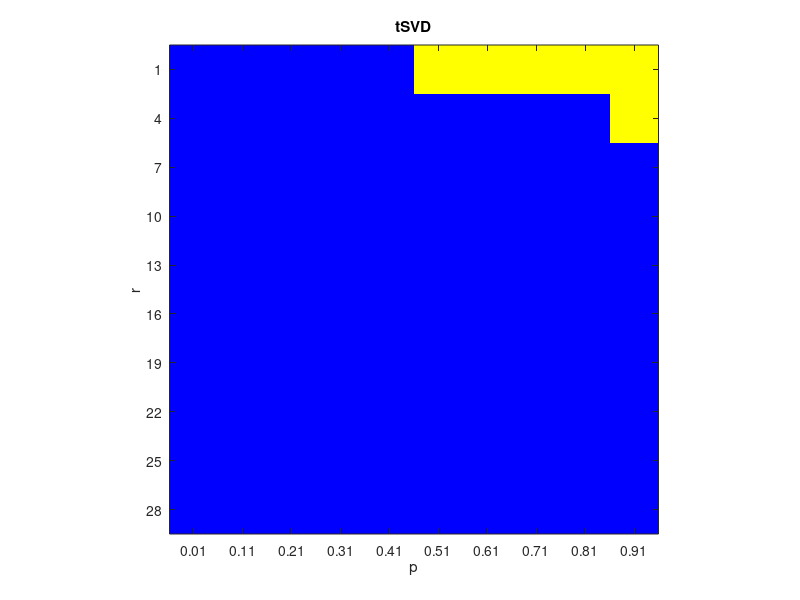

This figure's MATLAB source:
RSE = [0.95, 0.61, 0.33, 0.14, 0.02, 0.00, 0.00, 0.00, 0.00, 0.00, 0.97, 0.81, 0.70, 0.59, 0.49, 0.38, 0.27, 0.16, 0.04, 0.00, 0.98, 0.86, 0.77, 0.68, 0.60, 0.51, 0.41, 0.31, 0.19, 0.04, 0.98, 0.89, 0.81, 0.73, 0.64, 0.56, 0.47, 0.37, 0.26, 0.11, 0.99, 0.90, 0.82, 0.75, 0.67, 0.59, 0.51, 0.41, 0.30, 0.15, 0.99, 0.91, 0.83, 0.77, 0.69, 0.61, 0.53, 0.43, 0.32, 0.18, 0.99, 0.91, 0.84, 0.77, 0.70, 0.62, 0.54, 0.45, 0.34, 0.21, 0.99, 0.92, 0.85, 0.78, 0.71, 0.63, 0.55, 0.46, 0.35, 0.21, 0.99, 0.92, 0.85, 0.79, 0.72, 0.64, 0.56, 0.47, 0.36, 0.22, 0.99, 0.92, 0.86, 0.79, 0.73, 0.65, 0.57, 0.48, 0.37, 0.23];

threshold = 0.001;

br = 1;

p_values = 0.01:0.1:0.99;
r_values = 1:3:30;
% Inicijalizujte matricu za prikaz
%color_map = zeros(11, 10, 3);
color_map = zeros(length(r_values), length(p_values), 3);

i=1;
for r=1:3:30
    j=1;
    for p = 0.01 : 0.1: 0.99
        if RSE(br) < threshold
            %scatter(p, r, "yellow", 'filled'); % Uspešne rekonstrukcije su plave
            %scatter(p_values(j), r_values(i), 100, successful_color, 'filled');
            %successful_points = [successful_points; p, r];
            %color_map(i, j, :) = [0, 0, 1];
            color_map(i, j, :) = [1, 1, 0];
            %fprintf("%d \n", br);
        else 
            %scatter(p, r, "blue", 'filled'); % Uspešne rekonstrukcije su plave
            %unsuccessful_points = [unsuccessful_points; p, r];
            color_map(i, j, :) = [0, 0, 1];
            %fprintf("LALA");
            %fprintf("%d \n", RSE[br]);
        end
        br = br + 1;
        j = j + 1;
    end
    i = i + 1;
end

figure;
% Nacrtajte graf koristeći imshow
imshow(color_map, 'InitialMagnification', 'fit');

% Prikazivanje osa
axis on;


% Podesite oznake na osama (tick marks) i etikete (tick labels)
xticks(1:length(p_values));
xticklabels(arrayfun(@num2str, p_values, 'UniformOutput', false));
yticks(1:length(r_values));
yticklabels(arrayfun(@num2str, r_values, 'UniformOutput', false));

% Podešavanje oznaka i naslova grafika
xlabel('p');
ylabel('r');
title('tSVD');

saveas(gcf, 'graphRSE_tSVD.png');
